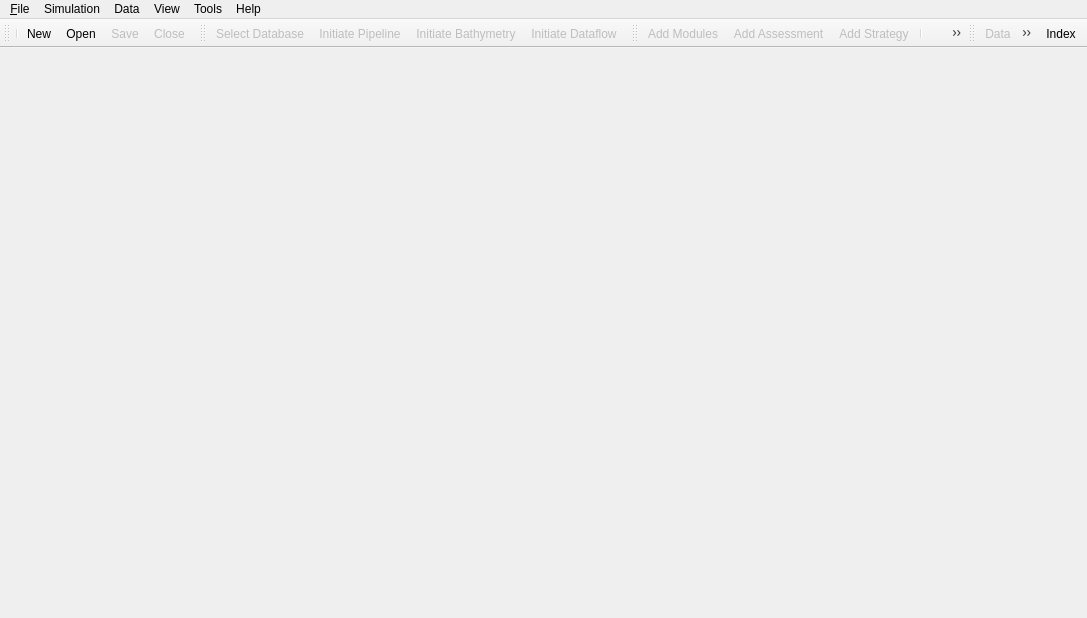
<?xml version="1.0" encoding="UTF-8"?>
<ui version="4.0">
 <class>MainWindow</class>
 <widget class="QMainWindow" name="MainWindow">
  <property name="geometry">
   <rect>
    <x>0</x>
    <y>0</y>
    <width>1087</width>
    <height>618</height>
   </rect>
  </property>
  <property name="sizePolicy">
   <sizepolicy hsizetype="MinimumExpanding" vsizetype="MinimumExpanding">
    <horstretch>0</horstretch>
    <verstretch>0</verstretch>
   </sizepolicy>
  </property>
  <property name="windowTitle">
   <string>DTOcean</string>
  </property>
  <property name="windowIcon">
   <iconset resource="../resources_mainwindow.qrc">
    <normaloff>:/icons/turbine.png</normaloff>:/icons/turbine.png</iconset>
  </property>
  <property name="iconSize">
   <size>
    <width>28</width>
    <height>28</height>
   </size>
  </property>
  <property name="dockNestingEnabled">
   <bool>true</bool>
  </property>
  <property name="dockOptions">
   <set>QMainWindow::AllowNestedDocks|QMainWindow::AllowTabbedDocks|QMainWindow::AnimatedDocks|QMainWindow::VerticalTabs</set>
  </property>
  <property name="unifiedTitleAndToolBarOnMac">
   <bool>true</bool>
  </property>
  <widget class="QWidget" name="centralWidget">
   <layout class="QVBoxLayout" name="verticalLayout">
    <property name="leftMargin">
     <number>2</number>
    </property>
    <property name="topMargin">
     <number>4</number>
    </property>
    <property name="rightMargin">
     <number>2</number>
    </property>
    <property name="bottomMargin">
     <number>2</number>
    </property>
    <item>
     <widget class="QStackedWidget" name="stackedWidget">
      <property name="enabled">
       <bool>true</bool>
      </property>
     </widget>
    </item>
   </layout>
  </widget>
  <widget class="QMenuBar" name="menuBar">
   <property name="geometry">
    <rect>
     <x>0</x>
     <y>0</y>
     <width>1087</width>
     <height>21</height>
    </rect>
   </property>
   <widget class="QMenu" name="menuFile">
    <property name="title">
     <string>&amp;File</string>
    </property>
    <addaction name="actionNew"/>
    <addaction name="separator"/>
    <addaction name="actionOpen"/>
    <addaction name="separator"/>
    <addaction name="actionSave"/>
    <addaction name="actionSave_As"/>
    <addaction name="separator"/>
    <addaction name="actionProperties"/>
    <addaction name="separator"/>
    <addaction name="actionClose"/>
    <addaction name="actionExit"/>
   </widget>
   <widget class="QMenu" name="menuHelp">
    <property name="title">
     <string>Help</string>
    </property>
    <addaction name="actionHelp_Index"/>
    <addaction name="separator"/>
    <addaction name="actionAbout"/>
   </widget>
   <widget class="QMenu" name="menuSimulation">
    <property name="title">
     <string>Simulation</string>
    </property>
    <addaction name="actionAdd_Modules"/>
    <addaction name="actionAdd_Assessment"/>
    <addaction name="actionAdd_Strategy"/>
    <addaction name="separator"/>
    <addaction name="actionRun_Current"/>
    <addaction name="actionRun_Themes"/>
    <addaction name="actionRun_Strategy"/>
   </widget>
   <widget class="QMenu" name="menuData">
    <property name="title">
     <string>Data</string>
    </property>
    <addaction name="actionSelect_Database"/>
    <addaction name="separator"/>
    <addaction name="actionInitiate_Pipeline"/>
    <addaction name="actionInitiate_Bathymetry"/>
    <addaction name="actionInitiate_Dataflow"/>
   </widget>
   <widget class="QMenu" name="menuView">
    <property name="title">
     <string>View</string>
    </property>
    <addaction name="actionShow_Simulations"/>
    <addaction name="actionShow_Pipeline"/>
    <addaction name="actionSystem_Log"/>
    <addaction name="separator"/>
    <addaction name="actionData"/>
    <addaction name="actionPlots"/>
    <addaction name="actionComparison"/>
   </widget>
   <widget class="QMenu" name="menuTools">
    <property name="title">
     <string>Tools</string>
    </property>
    <addaction name="actionWEC_Simulator"/>
   </widget>
   <addaction name="menuFile"/>
   <addaction name="menuSimulation"/>
   <addaction name="menuData"/>
   <addaction name="menuView"/>
   <addaction name="menuTools"/>
   <addaction name="menuHelp"/>
  </widget>
  <widget class="QToolBar" name="fileToolBar">
   <property name="sizePolicy">
    <sizepolicy hsizetype="Minimum" vsizetype="Minimum">
     <horstretch>0</horstretch>
     <verstretch>0</verstretch>
    </sizepolicy>
   </property>
   <property name="cursor">
    <cursorShape>CrossCursor</cursorShape>
   </property>
   <attribute name="toolBarArea">
    <enum>TopToolBarArea</enum>
   </attribute>
   <attribute name="toolBarBreak">
    <bool>false</bool>
   </attribute>
   <addaction name="separator"/>
   <addaction name="actionNew"/>
   <addaction name="actionOpen"/>
   <addaction name="actionSave"/>
   <addaction name="actionClose"/>
  </widget>
  <widget class="QToolBar" name="scenarioToolBar">
   <property name="windowTitle">
    <string>toolBar</string>
   </property>
   <attribute name="toolBarArea">
    <enum>TopToolBarArea</enum>
   </attribute>
   <attribute name="toolBarBreak">
    <bool>false</bool>
   </attribute>
   <addaction name="actionSelect_Database"/>
   <addaction name="actionInitiate_Pipeline"/>
   <addaction name="actionInitiate_Bathymetry"/>
   <addaction name="actionInitiate_Dataflow"/>
  </widget>
  <widget class="QToolBar" name="simulationToolBar">
   <property name="windowTitle">
    <string>toolBar</string>
   </property>
   <attribute name="toolBarArea">
    <enum>TopToolBarArea</enum>
   </attribute>
   <attribute name="toolBarBreak">
    <bool>false</bool>
   </attribute>
   <addaction name="actionAdd_Modules"/>
   <addaction name="actionAdd_Assessment"/>
   <addaction name="actionAdd_Strategy"/>
   <addaction name="separator"/>
   <addaction name="actionRun_Current"/>
   <addaction name="actionRun_Themes"/>
   <addaction name="actionRun_Strategy"/>
  </widget>
  <widget class="QToolBar" name="viewToolBar">
   <property name="enabled">
    <bool>true</bool>
   </property>
   <property name="windowTitle">
    <string>toolBar</string>
   </property>
   <attribute name="toolBarArea">
    <enum>TopToolBarArea</enum>
   </attribute>
   <attribute name="toolBarBreak">
    <bool>false</bool>
   </attribute>
   <addaction name="actionData"/>
   <addaction name="actionPlots"/>
   <addaction name="actionComparison"/>
  </widget>
  <widget class="QToolBar" name="toolBar">
   <property name="windowTitle">
    <string>toolBar</string>
   </property>
   <property name="layoutDirection">
    <enum>Qt::RightToLeft</enum>
   </property>
   <property name="movable">
    <bool>false</bool>
   </property>
   <attribute name="toolBarArea">
    <enum>TopToolBarArea</enum>
   </attribute>
   <attribute name="toolBarBreak">
    <bool>false</bool>
   </attribute>
   <addaction name="actionHelp_Index"/>
  </widget>
  <action name="actionNew">
   <property name="enabled">
    <bool>true</bool>
   </property>
   <property name="icon">
    <iconset resource="../resources_mainwindow.qrc">
     <normaloff>:/icons/document-new.svg</normaloff>:/icons/document-new.svg</iconset>
   </property>
   <property name="text">
    <string>&amp;New</string>
   </property>
  </action>
  <action name="actionExit">
   <property name="text">
    <string>Exit</string>
   </property>
  </action>
  <action name="actionOpen">
   <property name="enabled">
    <bool>true</bool>
   </property>
   <property name="icon">
    <iconset resource="../resources_mainwindow.qrc">
     <normaloff>:/icons/document-open.svg</normaloff>:/icons/document-open.svg</iconset>
   </property>
   <property name="text">
    <string>Open</string>
   </property>
  </action>
  <action name="actionOpen_Recent">
   <property name="checkable">
    <bool>true</bool>
   </property>
   <property name="enabled">
    <bool>false</bool>
   </property>
   <property name="text">
    <string>Open Recent...</string>
   </property>
   <property name="shortcutContext">
    <enum>Qt::WindowShortcut</enum>
   </property>
   <property name="softKeyRole">
    <enum>QAction::PositiveSoftKey</enum>
   </property>
  </action>
  <action name="actionSave">
   <property name="enabled">
    <bool>false</bool>
   </property>
   <property name="icon">
    <iconset resource="../resources_mainwindow.qrc">
     <normaloff>:/icons/media-floppy.svg</normaloff>:/icons/media-floppy.svg</iconset>
   </property>
   <property name="text">
    <string>Save</string>
   </property>
   <property name="toolTip">
    <string>Save</string>
   </property>
   <property name="shortcut">
    <string>Ctrl+S</string>
   </property>
  </action>
  <action name="actionSave_As">
   <property name="enabled">
    <bool>false</bool>
   </property>
   <property name="text">
    <string>Save As...</string>
   </property>
  </action>
  <action name="actionInitiate_Pipeline">
   <property name="enabled">
    <bool>false</bool>
   </property>
   <property name="icon">
    <iconset resource="../resources_mainwindow.qrc">
     <normaloff>:/icons/db_update.png</normaloff>:/icons/db_update.png</iconset>
   </property>
   <property name="text">
    <string>Initiate Pipeline</string>
   </property>
  </action>
  <action name="actionSelect_Database">
   <property name="enabled">
    <bool>false</bool>
   </property>
   <property name="icon">
    <iconset resource="../resources_mainwindow.qrc">
     <normaloff>:/icons/db_select.png</normaloff>:/icons/db_select.png</iconset>
   </property>
   <property name="text">
    <string>Select Database...</string>
   </property>
  </action>
  <action name="actionAdd_Modules">
   <property name="enabled">
    <bool>false</bool>
   </property>
   <property name="icon">
    <iconset resource="../resources_mainwindow.qrc">
     <normaloff>:/icons/hardware.png</normaloff>:/icons/hardware.png</iconset>
   </property>
   <property name="text">
    <string>Add Modules...</string>
   </property>
  </action>
  <action name="actionAdd_Assessment">
   <property name="enabled">
    <bool>false</bool>
   </property>
   <property name="icon">
    <iconset resource="../resources_mainwindow.qrc">
     <normaloff>:/icons/calc.png</normaloff>:/icons/calc.png</iconset>
   </property>
   <property name="text">
    <string>Add Assessment...</string>
   </property>
  </action>
  <action name="actionAdd_Strategy">
   <property name="enabled">
    <bool>false</bool>
   </property>
   <property name="icon">
    <iconset resource="../resources_mainwindow.qrc">
     <normaloff>:/icons/kwin4.png</normaloff>:/icons/kwin4.png</iconset>
   </property>
   <property name="text">
    <string>Add Strategy...</string>
   </property>
  </action>
  <action name="actionInitiate_Dataflow">
   <property name="enabled">
    <bool>false</bool>
   </property>
   <property name="icon">
    <iconset resource="../resources_mainwindow.qrc">
     <normaloff>:/icons/pipe.png</normaloff>:/icons/pipe.png</iconset>
   </property>
   <property name="text">
    <string>Initiate Dataflow</string>
   </property>
  </action>
  <action name="actionRun_Strategy">
   <property name="enabled">
    <bool>false</bool>
   </property>
   <property name="icon">
    <iconset resource="../resources_mainwindow.qrc">
     <normaloff>:/icons/player_end.png</normaloff>:/icons/player_end.png</iconset>
   </property>
   <property name="text">
    <string>Run Strategy...</string>
   </property>
   <property name="toolTip">
    <string>Run Strategy</string>
   </property>
  </action>
  <action name="actionProperties">
   <property name="enabled">
    <bool>false</bool>
   </property>
   <property name="text">
    <string>Properties...</string>
   </property>
  </action>
  <action name="actionClose">
   <property name="enabled">
    <bool>false</bool>
   </property>
   <property name="icon">
    <iconset resource="../resources_mainwindow.qrc">
     <normaloff>:/icons/colors-window-close.svg</normaloff>:/icons/colors-window-close.svg</iconset>
   </property>
   <property name="text">
    <string>Close</string>
   </property>
  </action>
  <action name="actionRun_Current">
   <property name="enabled">
    <bool>false</bool>
   </property>
   <property name="icon">
    <iconset resource="../resources_mainwindow.qrc">
     <normaloff>:/icons/player_play.png</normaloff>:/icons/player_play.png</iconset>
   </property>
   <property name="text">
    <string>Run Current Module...</string>
   </property>
  </action>
  <action name="actionCopy">
   <property name="enabled">
    <bool>false</bool>
   </property>
   <property name="icon">
    <iconset resource="../resources_mainwindow.qrc">
     <normaloff>:/icons/editcopy.png</normaloff>:/icons/editcopy.png</iconset>
   </property>
   <property name="text">
    <string>Copy</string>
   </property>
  </action>
  <action name="actionPaste">
   <property name="enabled">
    <bool>false</bool>
   </property>
   <property name="icon">
    <iconset resource="../resources_mainwindow.qrc">
     <normaloff>:/icons/editpaste.png</normaloff>:/icons/editpaste.png</iconset>
   </property>
   <property name="text">
    <string>Paste</string>
   </property>
  </action>
  <action name="actionUndo">
   <property name="enabled">
    <bool>false</bool>
   </property>
   <property name="icon">
    <iconset resource="../resources_mainwindow.qrc">
     <normaloff>:/icons/undo-128.png</normaloff>:/icons/undo-128.png</iconset>
   </property>
   <property name="text">
    <string>Undo</string>
   </property>
  </action>
  <action name="actionRedo">
   <property name="enabled">
    <bool>false</bool>
   </property>
   <property name="icon">
    <iconset resource="../resources_mainwindow.qrc">
     <normaloff>:/icons/redo-128.png</normaloff>:/icons/redo-128.png</iconset>
   </property>
   <property name="text">
    <string>Redo</string>
   </property>
  </action>
  <action name="actionHelp_Index">
   <property name="enabled">
    <bool>true</bool>
   </property>
   <property name="icon">
    <iconset resource="../resources_mainwindow.qrc">
     <normaloff>:/icons/help_index.png</normaloff>:/icons/help_index.png</iconset>
   </property>
   <property name="text">
    <string>Index...</string>
   </property>
  </action>
  <action name="actionSystem_Log">
   <property name="enabled">
    <bool>false</bool>
   </property>
   <property name="text">
    <string>Show System Log</string>
   </property>
  </action>
  <action name="actionData">
   <property name="checkable">
    <bool>true</bool>
   </property>
   <property name="enabled">
    <bool>false</bool>
   </property>
   <property name="icon">
    <iconset resource="../resources_mainwindow.qrc">
     <normaloff>:/icons/data.svg</normaloff>:/icons/data.svg</iconset>
   </property>
   <property name="text">
    <string>Data</string>
   </property>
  </action>
  <action name="actionPlots">
   <property name="checkable">
    <bool>true</bool>
   </property>
   <property name="enabled">
    <bool>false</bool>
   </property>
   <property name="icon">
    <iconset resource="../resources_mainwindow.qrc">
     <normaloff>:/icons/plots.png</normaloff>:/icons/plots.png</iconset>
   </property>
   <property name="text">
    <string>Plots</string>
   </property>
  </action>
  <action name="actionComparison">
   <property name="checkable">
    <bool>true</bool>
   </property>
   <property name="enabled">
    <bool>false</bool>
   </property>
   <property name="icon">
    <iconset resource="../resources_mainwindow.qrc">
     <normaloff>:/icons/ruler.svg</normaloff>:/icons/ruler.svg</iconset>
   </property>
   <property name="text">
    <string>Comparisons</string>
   </property>
  </action>
  <action name="actionShow_Simulations">
   <property name="enabled">
    <bool>false</bool>
   </property>
   <property name="text">
    <string>Show Simulations</string>
   </property>
  </action>
  <action name="actionShow_Pipeline">
   <property name="enabled">
    <bool>false</bool>
   </property>
   <property name="text">
    <string>Show Pipeline</string>
   </property>
  </action>
  <action name="actionInitiate_Bathymetry">
   <property name="enabled">
    <bool>false</bool>
   </property>
   <property name="icon">
    <iconset resource="../resources_mainwindow.qrc">
     <normaloff>:/icons/maps.svg</normaloff>:/icons/maps.svg</iconset>
   </property>
   <property name="text">
    <string>Initiate Bathymetry</string>
   </property>
  </action>
  <action name="actionRun_Themes">
   <property name="enabled">
    <bool>false</bool>
   </property>
   <property name="icon">
    <iconset resource="../resources_mainwindow.qrc">
     <normaloff>:/icons/player_calc.png</normaloff>:/icons/player_calc.png</iconset>
   </property>
   <property name="text">
    <string>Run Themes...</string>
   </property>
   <property name="toolTip">
    <string>Run Themes</string>
   </property>
  </action>
  <action name="actionWEC_Simulator">
   <property name="text">
    <string>WEC Simulator</string>
   </property>
  </action>
  <action name="actionAbout">
   <property name="icon">
    <iconset resource="../resources_mainwindow.qrc">
     <normaloff>:/icons/Information_icon.svg</normaloff>:/icons/Information_icon.svg</iconset>
   </property>
   <property name="text">
    <string>About DTOcean...</string>
   </property>
  </action>
 </widget>
 <layoutdefault spacing="6" margin="11"/>
 <resources>
  <include location="../resources_mainwindow.qrc"/>
 </resources>
 <connections>
  <connection>
   <sender>actionExit</sender>
   <signal>activated()</signal>
   <receiver>MainWindow</receiver>
   <slot>close()</slot>
   <hints>
    <hint type="sourcelabel">
     <x>-1</x>
     <y>-1</y>
    </hint>
    <hint type="destinationlabel">
     <x>541</x>
     <y>321</y>
    </hint>
   </hints>
  </connection>
 </connections>
</ui>
